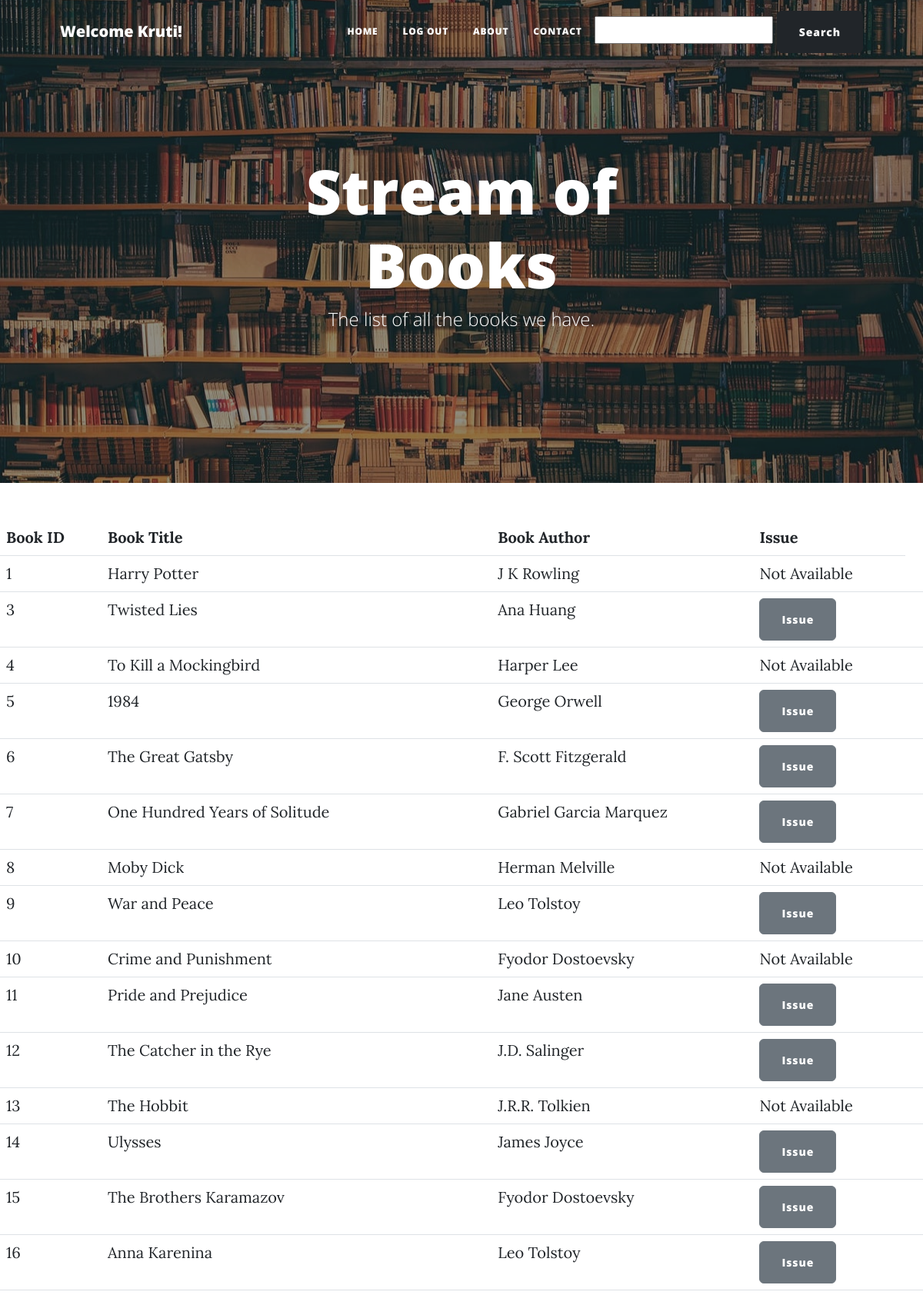
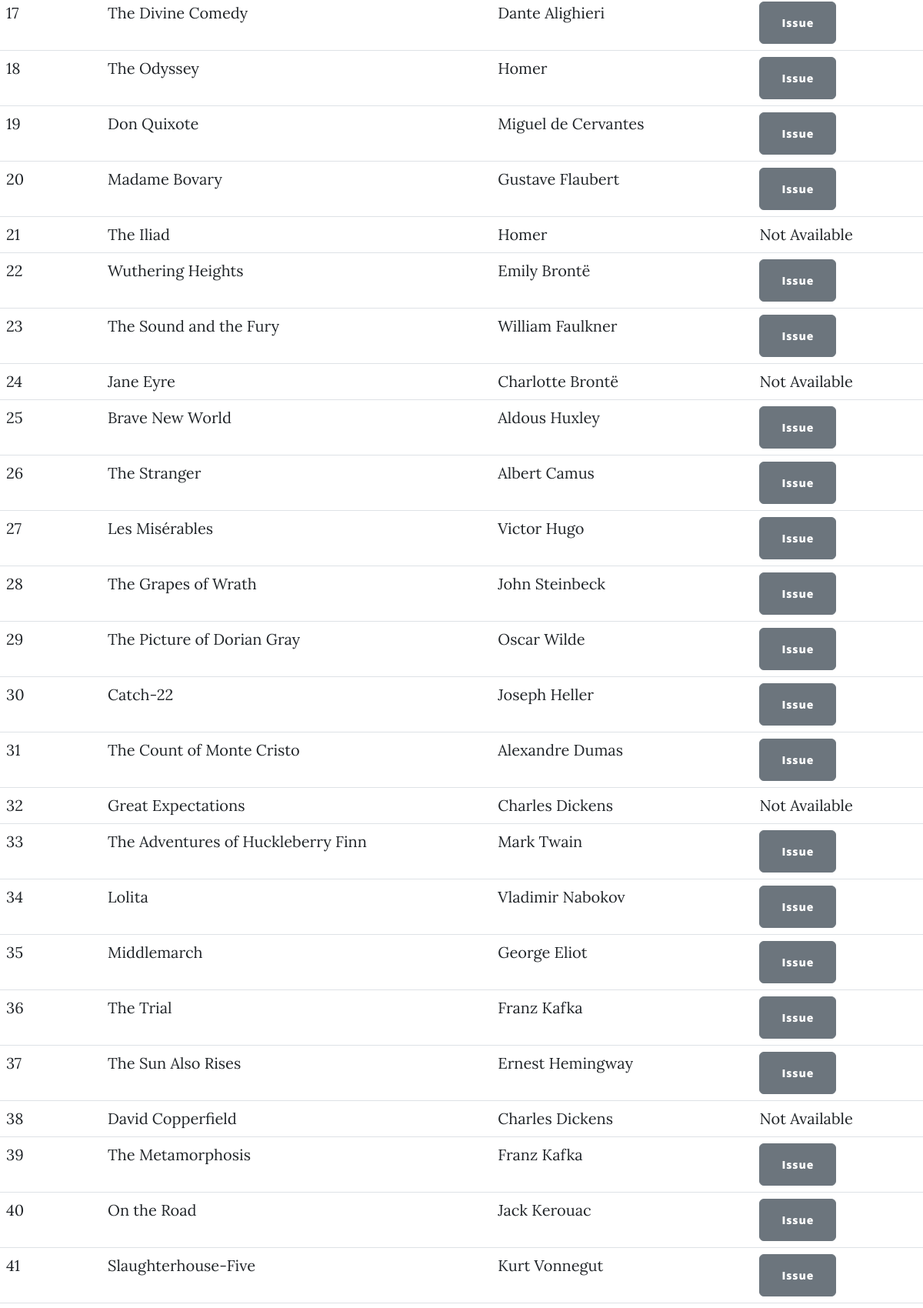
The app's page /books (signed in, upper part) with its own data (2 pictures, top to bottom).
### main.py (models this page shows, shortened)
class User(UserMixin, db.Model):
    __tablename__ = "users"
    id: Mapped[int] = mapped_column(Integer, primary_key=True)
    email: Mapped[str] = mapped_column(String(100), unique=True)
    password: Mapped[str] = mapped_column(String(100))
    name: Mapped[str] = mapped_column(String(100))
    issued_books = relationship("Books", secondary=issued_books, back_populates="issued_to")

class Books(db.Model):
    __tablename__ = "LibraryBooks"
    id: Mapped[int] = mapped_column(Integer, primary_key=True)
    title: Mapped[str] = mapped_column(String(250), unique=True, nullable=False)
    author: Mapped[str] = mapped_column(String(250), nullable=False)
    available: Mapped[str] = mapped_column(String(100), nullable=False, default="Yes")
    issued_to = relationship("User", secondary=issued_books, back_populates="issued_books")

### main.py (the view)
@app.route('/books')
def all_books():
    books = db.session.execute(db.select(Books).order_by(Books.id)).scalars()
    return render_template('books.html', books=books)

### main.py (called while the page is built)
@login_manager.user_loader
def load_user(user_id):
    return db.get_or_404(User, user_id)

### templates/books.html (shortened to what this page needs)
{% from "bootstrap5/form.html" import render_form %}
{% include "header.html" %}
<header
  class="masthead"
  style="background-image: url('../static/assets/img/library_pic.jpg')"
>
  <div class="container position-relative px-4 px-lg-5">
    <div class="row gx-4 gx-lg-5 justify-content-center">
      <div class="col-md-10 col-lg-8 col-xl-7">
        <div class="page-heading">
          <h1>Stream of Books</h1>
          <span class="subheading">The list of all the books we have.</span>
        </div>
      </div>
    </div>
  </div>
</header>
<table class="table">
	<tr>
		<th>Book ID</th>
		<th>Book Title</th>
		<th>Book Author</th>
		<th>Issue</th>
	</tr>
	{% for book in books %}
	<tr>
		<td>{{ book.id }}</td>
		<td>{{ book.title }}</td>
		<td>{{ book.author }}</td>
		{% if book.available == "Yes": %}
		<td class="ml-4"><a href="{{ url_for('issue_book', book_id=book.id, user_id=current_user.id) }}" class="btn btn-secondary">Issue</a></td>
		{% endif %}
		{% if book.available == "No": %}
		<td>Not Available</td>
		{% endif %}
		<td>
        </td>
	</tr>
	{% endfor %}
</table>
{% include "footer.html" %}

### templates/header.html (shortened to what this page needs)
<!DOCTYPE html>
<html lang="en">
  <head>
    {% block styles %}
    {{ bootstrap.load_css() }}
    <link
      href="{{ url_for('static', filename='css/styles.css') }}"
      rel="stylesheet"
    />
    {% endblock %}
  </head>
  <body>
    <nav class="navbar navbar-expand-lg navbar-light" id="mainNav">
      <div class="container px-4 px-lg-5">
        {% if current_user.id != 1 %}
        <a class="navbar-brand" href="#!">Welcome {{current_user.name}}!</a>
        {% endif %}
        <div class="collapse navbar-collapse" id="navbarResponsive">
          <ul class="navbar-nav ms-auto py-4 py-lg-0">
            <li class="nav-item">
              <a
                class="nav-link px-lg-3 py-3 py-lg-4"
                href="{{ url_for('home') }}"
                >Home</a
              >
            </li>
            {% if not current_user.is_authenticated: %}
            <li class="nav-item">
              <a
                class="nav-link px-lg-3 py-3 py-lg-4"
                href="{{ url_for('login') }}"
                >Login</a
              >
            </li>
            <li class="nav-item">
              <a
                class="nav-link px-lg-3 py-3 py-lg-4"
                href="{{ url_for('register') }}"
                >Register</a
              >
            </li>
            {% else: %}
            <li class="nav-item">
              <a
                class="nav-link px-lg-3 py-3 py-lg-4"
                href="{{ url_for('logout') }}"
                >Log Out</a
              >
            </li>
            {% endif %}
            <li class="nav-item">
              <a
                class="nav-link px-lg-3 py-3 py-lg-4"
                href="{{ url_for('about') }}"
                >About</a
              >
            </li>
            <li class="nav-item">
              <a
                class="nav-link px-lg-3 py-3 py-lg-4"
                href="{{ url_for('contact') }}"
                >Contact</a
              >
            </li>
          </ul>
          <form method="POST">
            <input type="text" autofocus="autofocus" name="search_string">
            <input class="btn btn-dark" type="submit" formaction="/search" value="Search">
          </form>
        </div>
      </div>
    </nav>
  </body>
</html>

### records on screen
User: name "Kruti"
Books: id "1", title "Harry Potter", author "J K Rowling", available "Not Available"
Books: id "3", title "Twisted Lies", author "Ana Huang"
Books: id "4", title "To Kill a Mockingbird", author "Harper Lee", available "Not Available"
Books: id "5", title "1984", author "George Orwell"
Books: id "6", title "The Great Gatsby", author "F. Scott Fitzgerald"
Books: id "7", title "One Hundred Years of Solitude", author "Gabriel Garcia Marquez"
Books: id "8", title "Moby Dick", author "Herman Melville", available "Not Available"
Books: id "9", title "War and Peace", author "Leo Tolstoy"
Books: id "10", title "Crime and Punishment", author "Fyodor Dostoevsky", available "Not Available"
Books: id "11", title "Pride and Prejudice", author "Jane Austen"
Books: id "12", title "The Catcher in the Rye", author "J.D. Salinger"
Books: id "13", title "The Hobbit", author "J.R.R. Tolkien", available "Not Available"
Books: id "14", title "Ulysses", author "James Joyce"
Books: id "15", title "The Brothers Karamazov", author "Fyodor Dostoevsky"
Books: id "16", title "Anna Karenina", author "Leo Tolstoy"
Books: id "17", title "The Divine Comedy", author "Dante Alighieri"
Books: id "18", title "The Odyssey", author "Homer"
Books: id "19", title "Don Quixote", author "Miguel de Cervantes"
Books: id "20", title "Madame Bovary", author "Gustave Flaubert"
Books: id "21", title "The Iliad", author "Homer", available "Not Available"
Books: id "22", title "Wuthering Heights", author "Emily Brontë"
Books: id "23", title "The Sound and the Fury", author "William Faulkner"
Books: id "24", title "Jane Eyre", author "Charlotte Brontë", available "Not Available"
Books: id "25", title "Brave New World", author "Aldous Huxley"
Books: id "26", title "The Stranger", author "Albert Camus"
Books: id "27", title "Les Misérables", author "Victor Hugo"
Books: id "28", title "The Grapes of Wrath", author "John Steinbeck"
Books: id "29", title "The Picture of Dorian Gray", author "Oscar Wilde"
Books: id "30", title "Catch-22", author "Joseph Heller"
Books: id "31", title "The Count of Monte Cristo", author "Alexandre Dumas"
Books: id "32", title "Great Expectations", author "Charles Dickens", available "Not Available"
Books: id "33", title "The Adventures of Huckleberry Finn", author "Mark Twain"
Books: id "34", title "Lolita", author "Vladimir Nabokov"
Books: id "35", title "Middlemarch", author "George Eliot"
Books: id "36", title "The Trial", author "Franz Kafka"
Books: id "37", title "The Sun Also Rises", author "Ernest Hemingway"
Books: id "38", title "David Copperfield", author "Charles Dickens", available "Not Available"
Books: id "39", title "The Metamorphosis", author "Franz Kafka"
Books: id "40", title "On the Road", author "Jack Kerouac"
Books: id "41", title "Slaughterhouse-Five", author "Kurt Vonnegut"
